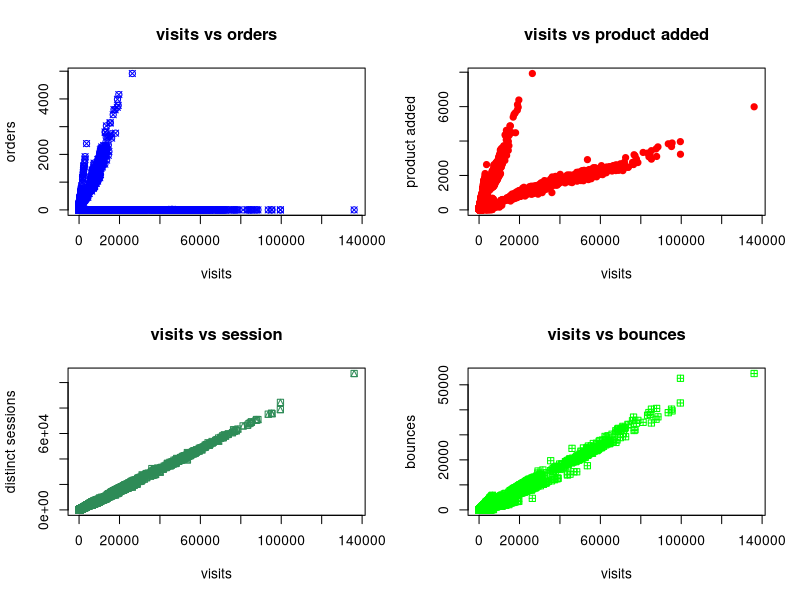

This figure's R source:
#load data in R
test <- read.csv("data1.csv", header = T, sep = ",")

#Set up a plot for 4 graphs so that it is easy to analyse
png(filename="plot4.png", width=480, height=480)
par(mfcol = c(2,2))

#it is the graph between number of visits and number of orders placed 
plot(test$visits,
     test$orders,pch=13,
     col="blue",
     xlab = "visits",ylab = "orders", main = "visits vs orders")

#it is the graph between number of visits and number of visitors
plot(test$visits,
     test$distinct_sessions,pch=14,
     col="seagreen",
     xlab = "visits",ylab = "distinct sessions", main = "visits vs session") 

#it is the graph between number of visits and number of products to cart 
plot(test$visits,
     test$add_to_cart,pch=19,
     col="red",
     xlab = "visits",ylab = "product added", main = "visits vs product added")

#it is the graph between number of visits and number of unproductive visits
plot(test$visits,
     test$bounces,pch=12,
     col="green",
     xlab = "visits",ylab = "bounces", main = "visits vs bounces")


dev.off()